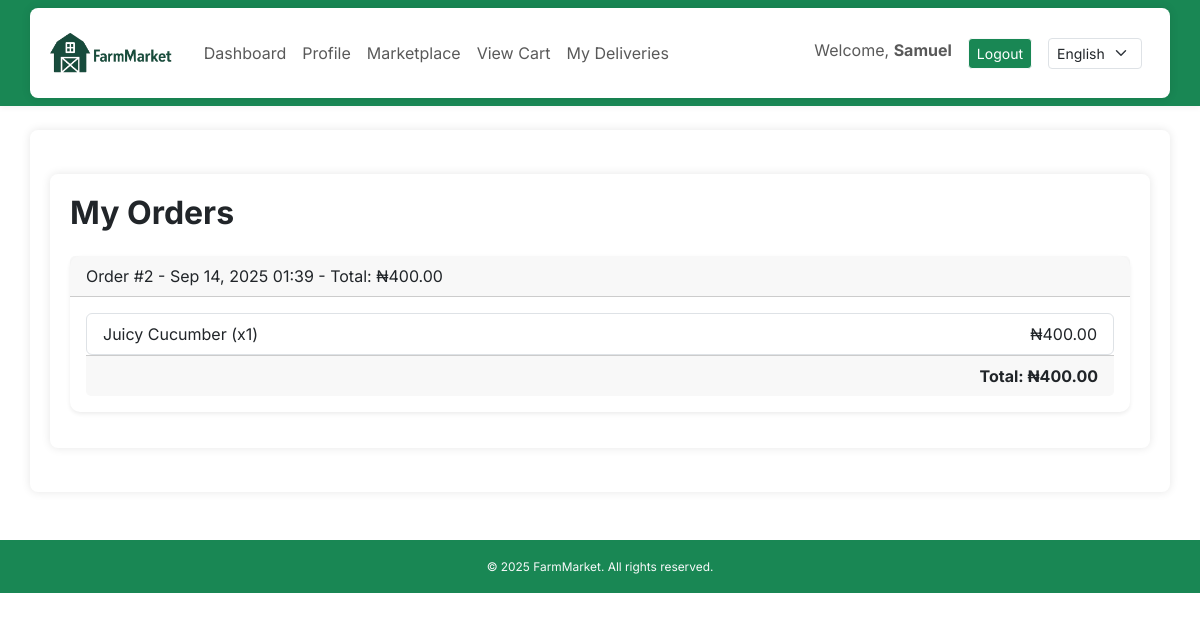
Page /orders/ (signed in) on the earlier database version.
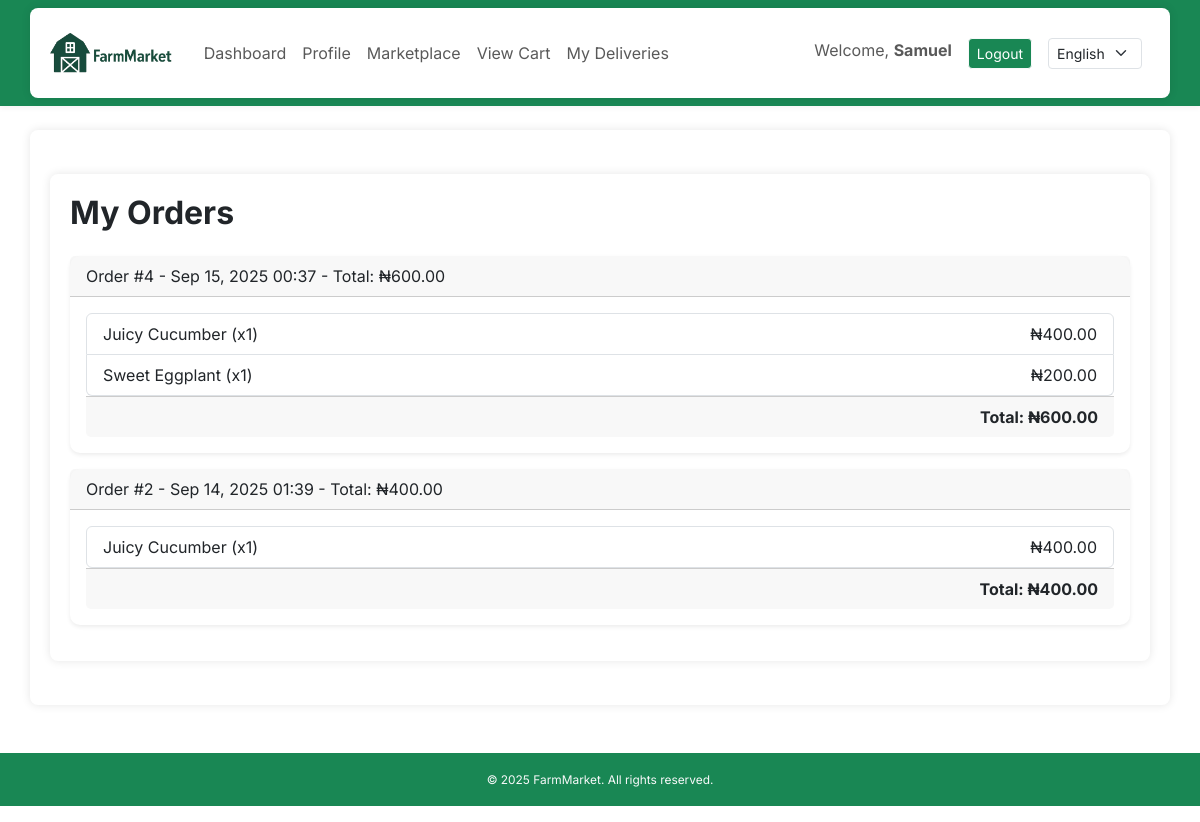
Same page on the later database version.
### core/models.py (models this page shows, shortened)
class Order(models.Model):
    buyer = models.ForeignKey(User, on_delete=models.CASCADE)
    total_price = models.DecimalField(max_digits=10, decimal_places=2)
    created_at = models.DateTimeField(auto_now_add=True)

class OrderItem(models.Model):
    order = models.ForeignKey(Order, related_name='items', on_delete=models.CASCADE)
    product = models.ForeignKey(Product, on_delete=models.CASCADE)
    quantity = models.PositiveIntegerField()
    price = models.DecimalField(max_digits=10, decimal_places=2)
    def get_total_price(self):
        return self.quantity * self.price

class Product(models.Model):
    farmer = models.ForeignKey(User, on_delete=models.CASCADE)
    title = models.CharField(_("Title"), max_length=100)
    description = models.TextField(_("Description"))
    price = models.DecimalField(max_digits=10, decimal_places=2)
    quantity = models.PositiveIntegerField()
    city = models.CharField(max_length=100)
    state = models.CharField(max_length=100, default="Oyo State")
    category = models.CharField(max_length=20, choices=CROP_CHOICES, default='Tomato')
    image = models.ImageField(upload_to='product_images/', blank=True, null=True)
    date_posted = models.DateTimeField(auto_now_add=True)

### core/views.py (the view)
# urls.py: path('orders/', views.orders, name='orders'),
@login_required
def orders(request):
    orders = Order.objects.filter(buyer=request.user).order_by('-created_at')
    return render(request, 'core/orders.html', {'orders': orders})

### core/context_processors.py (called while the page is built)
def language_code(request):
    return {
        'LANGUAGE_CODE': translation.get_language()
    }

### core/templates/core/orders.html
{% extends 'core/base.html' %}
{% load i18n %}
{% block content %}
<div class="container my-4">
    <h2 class="fw-bold mb-4">{% trans "My Orders" %}</h2>
    {% if orders %}
        {% for order in orders %}
        <div class="card mb-3 shadow-sm">
            <div class="card-header">
                {% trans "Order" %} #{{ order.id }} - {{ order.created_at|date:"M d, Y H:i" }} - {% trans "Total" %}: ₦{{ order.total_price|floatformat:2 }}
            </div>
            <div class="card-body">
                <ul class="list-group">
                    {% for item in order.items.all %}
                        <li class="list-group-item d-flex justify-content-between align-items-center">
                            {{ item.product.title }} (x{{ item.quantity }})
                            <span>₦{{ item.get_total_price|floatformat:2 }}</span>
                        </li>
                    {% endfor %}
                </ul>
                <div class="card-footer text-end">
                    <strong>{% trans "Total" %}: ₦{{ order.total_price|floatformat:2 }}</strong>
                </div>
            </div>
        </div>
        {% endfor %}
    {% else %}
        <p class="text-muted">{% trans "You have no orders yet." %}</p>
    {% endif %}
</div>
{% endblock %}

Differences in the rows shown:
added Order: id "4", created_at "Sep 15, 2025 00:37", total_price "600.00"
added OrderItem: product "Juicy Cucumber", quantity "1", get_total_price "400.00", shown under "Order"
added OrderItem: product "Sweet Eggplant", quantity "1", get_total_price "200.00", shown under "Order"
